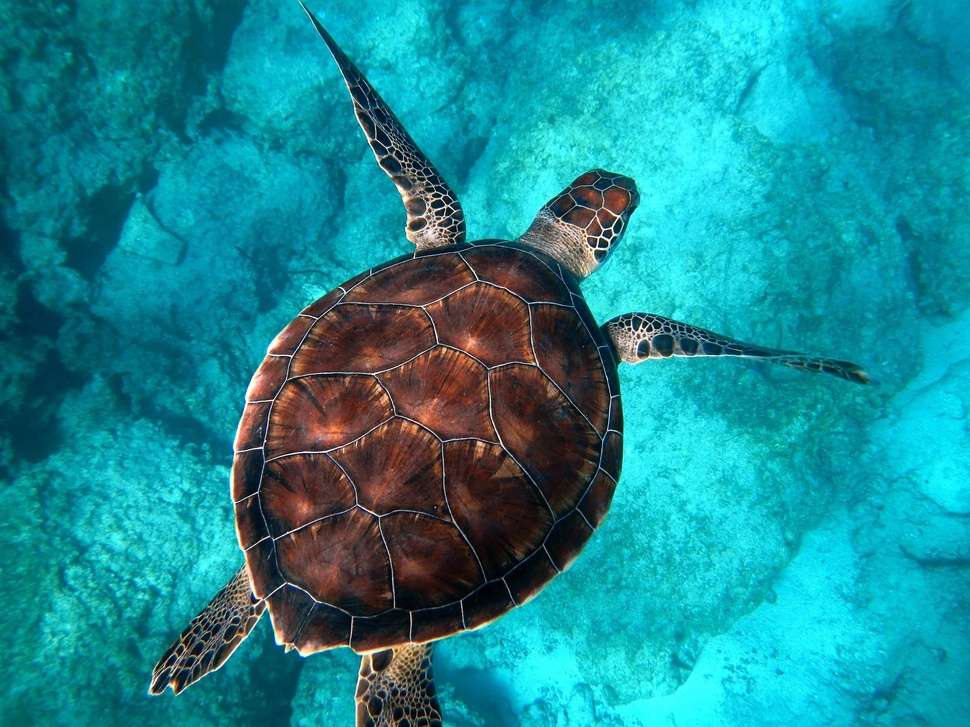
#> input picture Lab 3/turtle.jpg, 970 x 727 px, shrunk from 2500 x 1875 before the run
$ python Lab3.py
#> lines starting #> are read from the running program, lines starting #| are printed output that depends on the picture
import argparse

import numpy as np
import cv2
import matplotlib.pyplot as plt


def parse_arguments() -> list:
    """
    Парсинг аргументов из командной строки
    """
    parser = argparse.ArgumentParser()
    parser.add_argument("-i", "--img_path", default="turtle.jpg",  type=str, help="input image path")
    parser.add_argument("-o", "--output_path", default="another_turtle.jpg",  type=str, help="output image path")
    args = parser.parse_args()
    return [args.img_path, args.output_path]


def read_image(input_path: str) -> np.ndarray:
    """
    Загрузка исходного изображения
    """
    return cv2.imread(input_path)


def image_to_grayscale(img: np.ndarray) -> np.ndarray:
    """
    Делает изображение полутоновым
    """
    return cv2.cvtColor(img, cv2.COLOR_RGB2GRAY)


def convert_to_rgb(img: np.ndarray) -> np.ndarray:
    """
    Переводит изображение в RGB для работы с matplotlib
    """
    return cv2.cvtColor(img, cv2.COLOR_BGR2RGB)


def show_images(img_in: np.ndarray, img_out: np.ndarray) -> None:
    """
    Выводит исходное и конечное изображения на одном "графике"
    """
    fig, ax = plt.subplots(1, 2)
    ax[0].imshow(img_in); ax[0].set_title("Исходное изображение"); ax[0].axis("off")
    ax[1].imshow(img_out); ax[1].set_title("Полученное изображение"); ax[1].axis("off")
    plt.show()


def main() -> None:
    try:
        input_path, output_path = parse_arguments()
        img = convert_to_rgb(read_image(input_path))
#> in read_image, returned value is the input picture: shape (727, 970, 3); mean B, G, R 147.4, 137.9, 25.8
        img_gray = convert_to_rgb(image_to_grayscale(img))
#> in image_to_grayscale, `return cv2.cvtColor(img, cv2.COLOR_RGB2GRAY)`:
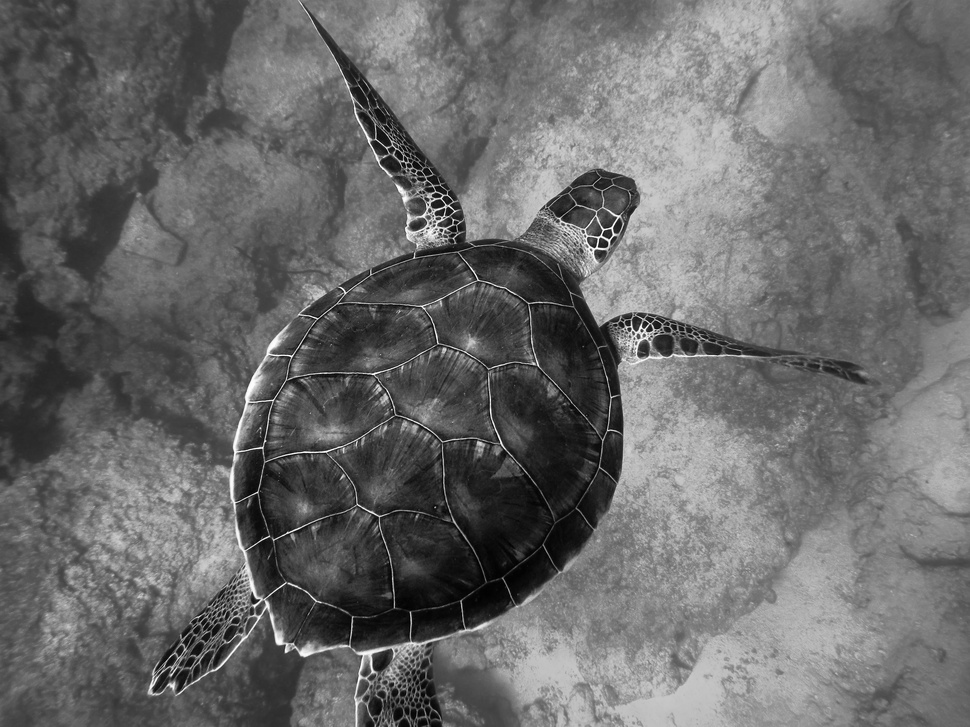
#> returned value: shape (727, 970); min 0, max 255, mean 105.5
        cv2.imwrite(output_path, img_gray)
        shape = img.shape
#> shape = (727, 970, 3)
        print("Высота: ", shape[0], "\nШирина: ", shape[1])
#| Высота:  727
#| Ширина:  970
        show_images(img, img_gray)
#> in show_images, `plt.show()`:
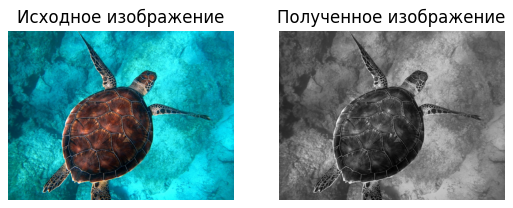
#> figure drawn by matplotlib, 2 panels
    except Exception as exc:
        print(f"Возникла ошибка: {exc}")


if __name__ == "__main__":
    main()
